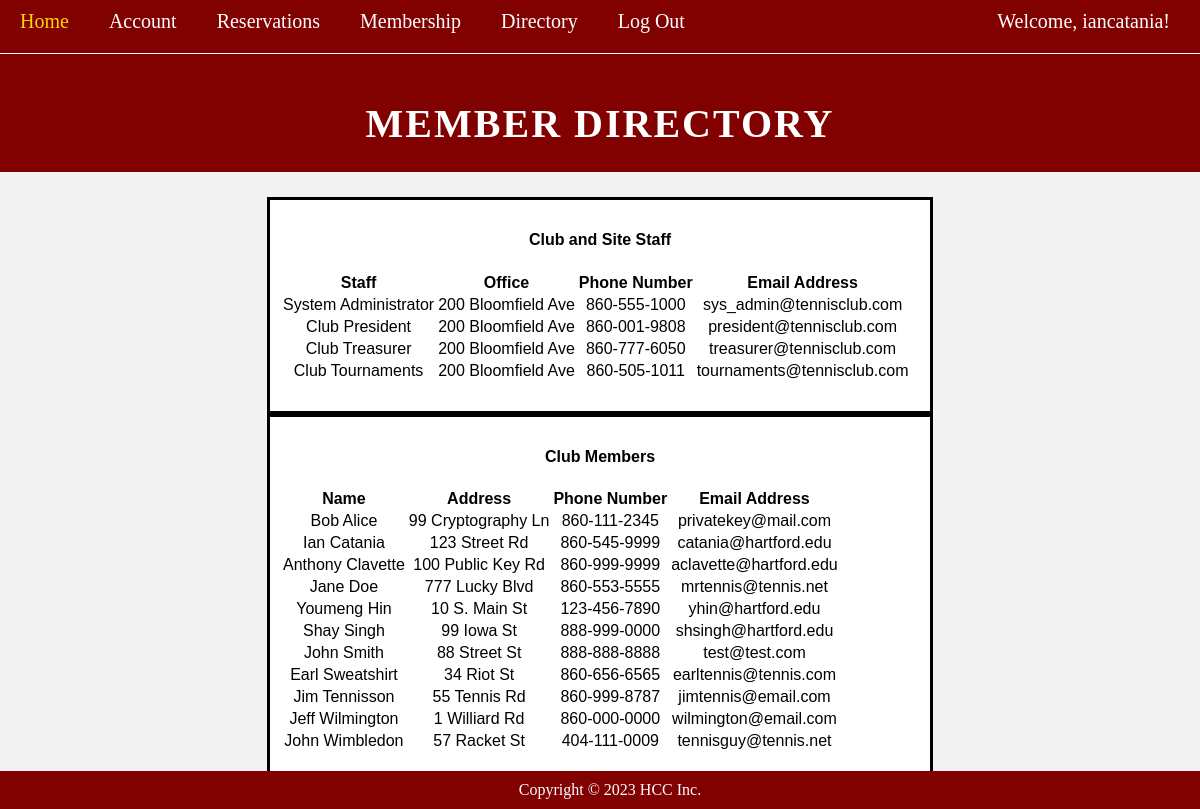
The page /directory/ (signed in) on the database as committed earlier.
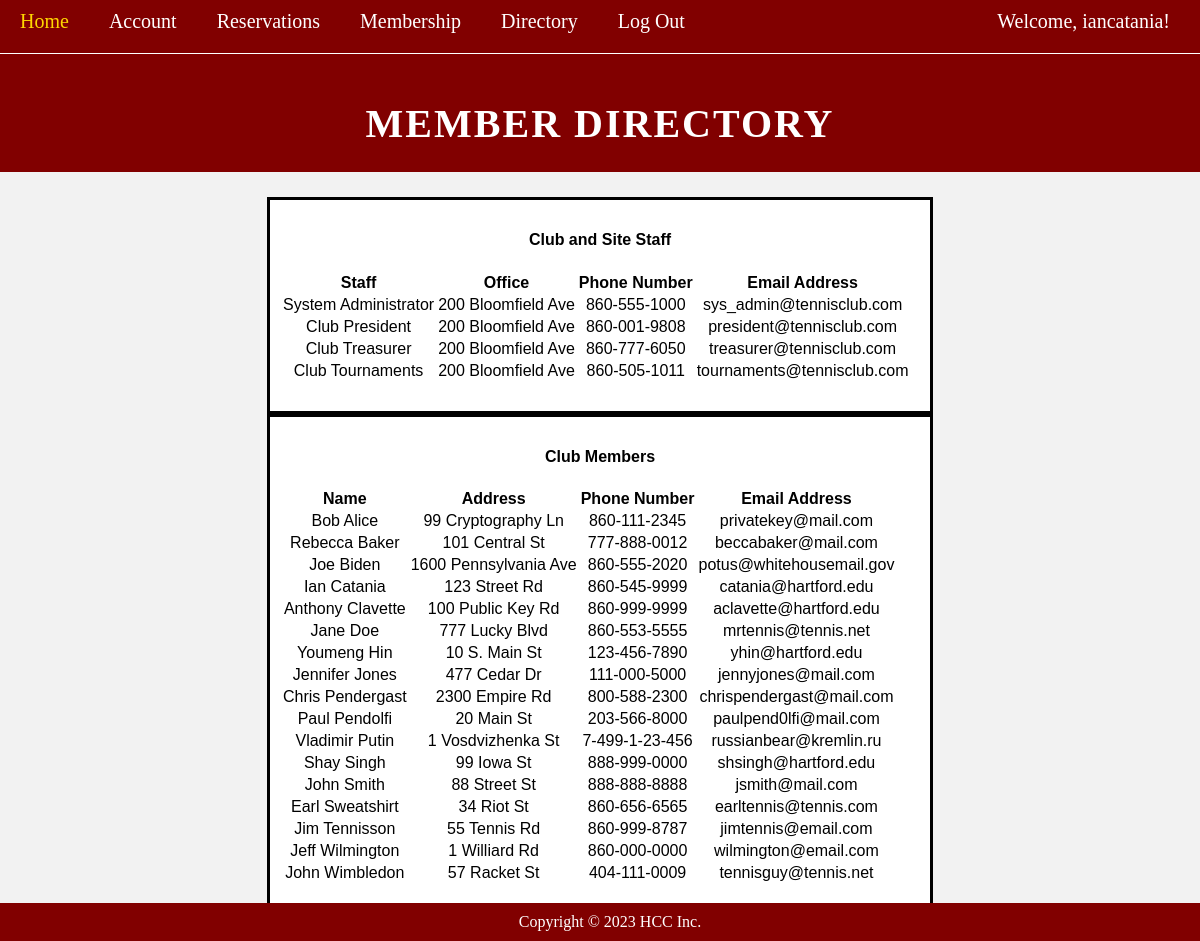
The same page on the database as committed later.
### app/models.py (models this page shows, shortened)
class MemberProfile(models.Model):
    user = models.OneToOneField(User, on_delete=models.CASCADE) # Delete profile when user is deleted, this is username/password/email
    last_name = models.CharField(max_length=100, default="")
    first_name = models.CharField(max_length=100, default="")
    address = models.CharField(max_length=100, default="")
    phone_number = models.CharField(max_length=100, default="")
    date_of_birth = models.DateField(max_length=100, default="mm/dd/yy")
    in_directory = models.BooleanField()

### app/views.py (the view)
# urls.py: path("directory/", views.directory_page, name='directory'),
@login_required(login_url='signup')
def directory_page(request):
    template_name = 'directory.html'
    is_member = True
    try:
        profile = MemberProfile.objects.filter(first_name = request.user.memberprofile.first_name)
    except MemberProfile.DoesNotExist:
        is_member = False
    email = User.email
    profiles = MemberProfile.objects.order_by('last_name')
    users = User.objects.order_by('first_name')
    context = {
        'profiles': profiles,
        'users': users,
        'is_member': is_member,
    }
    return render(request, template_name, context)

### templates/directory.html (shortened to what this page needs)
{% extends "base.html" %}
{% block content %}
<!DOCTYPE html>
<html>
<head>
    <link rel="stylesheet" href="../static/css/style.css">
</head>
<body>
    {% if user.is_authenticated and is_member %}
	<header style="padding-top: 100px;">
		<h1>Member Directory</h1>
	</header>
	<main>
        <div class="directorybox">
            <h4>Club and Site Staff</h4>
            <section>
                <table class="table">
                <thead>
                    <tr>
                    <th scope="col">Staff</th>
                    <th scope="col">Office</th>
                    <th scope="col">Phone Number</th>
                    <th scope="col">Email Address</th>
                    </tr>
                </thead>
                <tbody>
                    {% for user in users %}
                    {% if user.is_staff or user.is_superuser %}
                    <tr>
                    <td>{{user.memberprofile.first_name}} {{user.memberprofile.last_name}}</td>
                    <td>{{user.memberprofile.address}}</td>
                    <td>{{user.memberprofile.phone_number}}</td>
                    <td>{{user.email}}</td>
                    </tr>
                    {%endif%}
                    {%endfor%}
                </tbody>
                </table>
                <br>
            </section>
        </div>
        <div class="directorybox">
		<section>
			<h4>Club Members</h4>
            <table class="table">
            <thead>
                <tr>
                <th scope="col">Name</th>
                <th scope="col">Address</th>
                <th scope="col">Phone Number</th>
                <th scope="col">Email Address</th>
                </tr>
            </thead>
            <tbody>
                {%for profile in profiles%}
                {%if profile.in_directory %}
                <tr>
                <td>{{profile.first_name}} {{profile.last_name}}</td>
                <td>{{profile.address}}</td>
                <td>{{profile.phone_number}}</td>
                <td>{{profile.user.email}}</td>
                </tr>
                {%endif%}
                {%endfor%}
            </tbody>
            </table>
            <br>
		</section>
    </div>
	</main>
    {% endif %}
	<footer>
		<p>Copyright © 2023 HCC Inc.</p>
	</footer>
</body>
</html>
{% endblock content %}

### templates/base.html (shortened to what this page needs)
<!DOCTYPE html>
<html>
<head>
  <link rel="stylesheet" href="../static/css/style.css">
</head>
<body>
  <ul class="navbar_list">
    <li class="navbar"><a href="{% url 'home' %}">Home</a></li>
    <li class="navbar"><a href="{% url 'account' %}">Account</a></li>
    <li class="navbar"><a href="{% url 'reservations' %}">Reservations</a></li>
    <li class="navbar"><a href="{% url 'membership' %}">Membership</a></li>
    <li class="navbar"><a href="{% url 'directory' %}">Directory</a></li>
    {% if user.is_authenticated %}
    <li class="navbar"><a href="{% url 'logout' %}">Log Out</a></li>
    {% else %}
    <li class="navbar"><a href="{% url 'login' %}">Log In</a></li>
    <li class="navbar"><a href="{% url 'signup' %}">Sign Up</a></li>
    {% endif %}
  </ul>
  {% block login %}
  {% if user.is_authenticated %}
  <p class="login_message">Welcome, {{user.username}}!</p>
  {% endif %}
  {% endblock %}
</body>
</html>
{% block content %} {% endblock content %}

### static/css/style.css (style rules this page uses)
.navbar_list { list-style-type: none; position: fixed; border-right: 1px solid white; border-bottom: 1px solid white; background-color: #810000; width: 100%; }
.navbar { float: left; background-color: #810000; }
.navbar a { display: block; color: white; font-family: Cambria, serif; font-size: 20px; text-align: center; padding: 10px 20px; text-decoration: none; }
.login_message { position: absolute; top: 10px; right: 30px; font-family: Cambria, serif; font-size: 20px; text-align: center; color: white; }
body { margin: 0; padding: 0; font-family: Arial, sans-serif; background-color: #f2f2f2; }
header { background-color: #810000; color: #fff; padding: 25px; padding-top: 100px; text-align: center; }
h1 { margin: 0; font-family: Cambria, serif; font-size: 40px; letter-spacing: 2px; text-transform: uppercase; }
p { margin: 0; font-family: Cambria, serif; font-size: 18px; }
main { padding: 25px; max-width: 800px; margin: 0 auto; display: flex; flex-wrap: wrap; }
ul { list-style: none; padding: 0; margin: 0; }
li { font-family: Cambria, serif; font-size: 20px; color: black; margin-bottom: 10px; }
footer { background-color: #810000; color: #fff; padding: 10px; text-align: center; position: fixed; left: 0; bottom: 0; width: 100%; }
footer p { margin: 0; font-size: 16px; }
.directorybox { background-color: white; border: 3px solid black; font-family: Arial; margin: 0 auto; text-align: center; width: 80%; padding: 10px; }

Rows that differ between the two databases and show on the page:
added MemberProfile: first_name "Rebecca", last_name "Baker", address "101 Central St", phone_number "777-888-0012", user.email "beccabaker@mail.com"
added MemberProfile: first_name "Joe", last_name "Biden", address "1600 Pennsylvania Ave", phone_number "860-555-2020", user.email "potus@whitehousemail.gov"
added MemberProfile: first_name "Jennifer", last_name "Jones", address "477 Cedar Dr", phone_number "111-000-5000", user.email "jennyjones@mail.com"
added MemberProfile: first_name "Chris", last_name "Pendergast", address "2300 Empire Rd", phone_number "800-588-2300", user.email "chrispendergast@mail.com"
added MemberProfile: first_name "Paul", last_name "Pendolfi", address "20 Main St", phone_number "203-566-8000", user.email "paulpend0lfi@mail.com"
added MemberProfile: first_name "Vladimir", last_name "Putin", address "1 Vosdvizhenka St", phone_number "7-499-1-23-456", user.email "russianbear@kremlin.ru"
changed through a linked row, MemberProfile "Smith": user.email "test@test.com" → "jsmith@mail.com"
